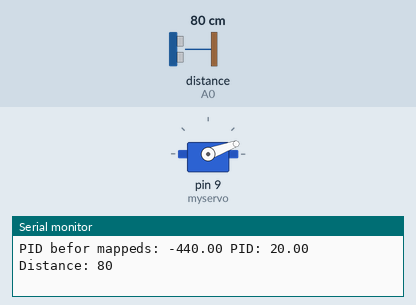
A sketch run on a simulated Arduino Uno, built with avr-gcc and run on an emulated ATmega328P. Shown: servo, the last lines printed to the serial monitor. The inputs (shaded band) are chosen by the test bench; at power-on: distance to the obstacle (sensor on A0) 80 cm.

Above: at 1.2 s.
1.3 s: distance to the obstacle (sensor on A0) set to 22 cm
At 1.9 s:
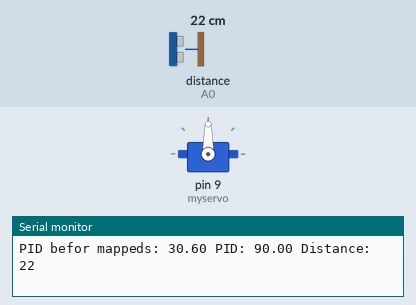
4.3 s: distance to the obstacle (sensor on A0) set to 28 cm
At 5.1 s:
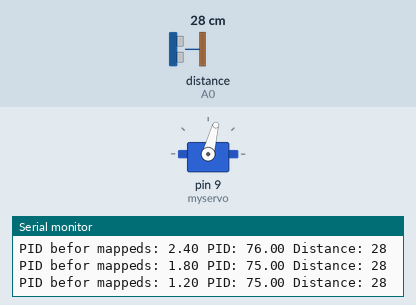
7.3 s: distance to the obstacle (sensor on A0) set to 2 cm
At 7.7 s:
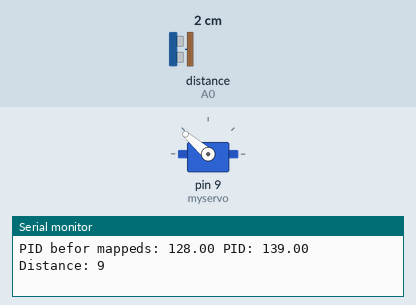
8.8 s: distance to the obstacle (sensor on A0) set to 28 cm
Timing chart, 0 to 12.8 s (numbered marks = the images above; inputs shaded):
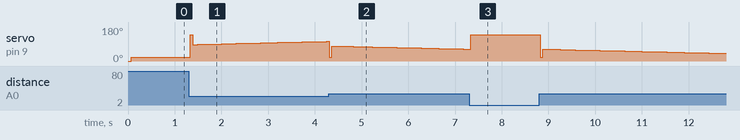

The sketch:

sample_sharp.ino
```cpp
 /* PID balance code with ping pong ball and distance sensor sharp 2y0a21
 *  by ELECTRONOOBS: https://www.youtube.com/channel/UCjiVhIvGmRZixSzupD0sS9Q
 *  Tutorial: http://electronoobs.com/eng_arduino_tut100.php
 *  Code: http://electronoobs.com/eng_arduino_tut100_code1.php
 *  Scheamtic: http://electronoobs.com/eng_arduino_tut100_sch1.php
 *  3D parts: http://electronoobs.com/eng_arduino_tut100_stl1.php
 */
#include <Wire.h>
#include <Servo.h>


///////////////////////Inputs/outputs///////////////////////
int Analog_in = A0;
Servo myservo;  // create servo object to control a servo, later attatched to D9
///////////////////////////////////////////////////////

//arduino input 9 bit use digital 2~10.
//input A0 distance, use A1 A2 A3 A4 A5 11 12 send to FPGA

////////////////////////Variables///////////////////////
int Read = 0;
int distance =0;
float elapsedTime, time, timePrev;        //Variables for time control
int distance_previous_error, distance_error;
int period = 50;  //Refresh rate period of the loop is 1ms
///////////////////////////////////////////////////////


///////////////////PID constants///////////////////////
float kp=8; //Mine was 8
float ki=0.2; //Mine was 0.2
float kd=2000; //Mine was 3100
float distance_setpoint = 25;           //Should be the distance from sensor to the middle of the bar in mm
float PID_p, PID_i, PID_d, PID_total;
///////////////////////////////////////////////////////


void setup() {
  //analogReference(EXTERNAL);
  Serial.begin(9600);
  myservo.attach(9);  // attaches the servo on pin 9 to the servo object
  myservo.write(0); //Put the servco at angle 125, so the balance is in the middle
  pinMode(Analog_in,INPUT);
  time = millis();
}

void loop() {
//    myservo.write(30);
  if (millis() > time+period)
  {
    time = millis();
    distance = get_dist();
    distance_error = distance_setpoint - distance;
    if(distance_error <=2 && distance_error >=-2){
      myservo.write(100);
    }
    else{
        PID_p = kp * distance_error;
        float dist_difference = distance_error - distance_previous_error;
        PID_d = kd*((dist_difference)/period);

        if(-5 < distance_error && distance_error < 5)
        {
          PID_i = PID_i + (ki * distance_error);
        }
        else
        {
          PID_i = 0;
        }

        PID_total = PID_p + PID_i + PID_d;
        Serial.print("PID befor mappeds: ");
        Serial.print(PID_total);
        Serial.print(" ");

        PID_total = map(PID_total, -150,150,0,150);
    //    PID_total /= 10;

        if(PID_total < 20){PID_total = 20;}
        if(PID_total >140) {PID_total = 140; }

        myservo.write(PID_total);
    }
    Serial.print("PID: ");
    Serial.print(PID_total);
    Serial.print(" ");
    Serial.print("Distance: ");
    Serial.println(distance);
    distance_previous_error = distance_error;
  }
}


//float get_dist(int n)
//{
////  long sum=0;
////  for(int i=0;i<n;i++)
////  {
////    sum=sum+analogRead(Analog_in);
////  }
////  float adc=sum/n;
////  //float volts = analogRead(adc)*0.0048828125;  // value from sensor * (5/1024)
////  //float volts = sum*0.003222656;  // value from sensor * (3.3/1024) EXTERNAL analog refference
////
////  float distance_cm = 17569.7 * pow(adc, -1.2062);
////  //float distance_cm = 13*pow(volts, -1);
////  return(distance_cm);
//}
//

 /*
 * Sharp IR (infrared) distance measurement module for Arduino
 * Measures the distance in cm.

 * Watch the video https://youtu.be/GL8dkw1NbMc

 *  *

Original library: https://github.com/guillaume-rico/SharpIR

Updated by by Ahmad Nejrabi for Robojax.com
on Feb 03, 2018 at 07:34 in Ajax, Ontario, Canada
 * Permission granted to share this code given that this
 * note is kept with the code.
 * Disclaimer: this code is "AS IS" and for educational purpose only.
 *
 /*
/*


 */
  // Sharp IR code for Robojax.com
#include <SharpIR.h>

#define IR A0 // define signal pin
#define model 1080 // used 1080 because model GP2Y0A21YK0F is used
// Sharp IR code for Robojax.com
// ir: the pin where your sensor is attached
// model: an int that determines your sensor:  1080 for GP2Y0A21Y
//                                            20150 for GP2Y0A02Y
//                                            430 for GP2Y0A41SK
/*
2 to 15 cm GP2Y0A51SK0F  use 1080
4 to 30 cm GP2Y0A41SK0F / GP2Y0AF30 series  use 430
10 to 80 cm GP2Y0A21YK0F  use 1080
10 to 150 cm GP2Y0A60SZLF use 10150
20 to 150 cm GP2Y0A02YK0F use 20150
100 to 550 cm GP2Y0A710K0F  use 100550

 */

SharpIR SharpIR(IR, model);
int dis;
int get_dist(){
    // Sharp IR code for Robojax.com

  unsigned long startTime=millis();  // takes the time before the loop on the library begins

   dis=SharpIR.distance();  // this returns the distance to the object you're measuring

  // Sharp IR code for Robojax.com
//
//  Serial.print("Mean distance: ");  // returns it to the serial monitor
//  Serial.println(dis);
  //Serial.println(analogRead(A0));
  unsigned long endTime=millis()-startTime;  // the following gives you the time taken to get the measurement
// Serial.print("Time taken (ms): ");
// Serial.println(endTime);
     // Sharp IR code for Robojax.com
     return dis;

}
```
